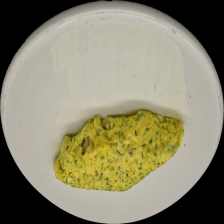
#> input picture data/imagenes_alineadas_Transformaciones_Controladas/Omelette/chef/chef_version_1_cleaned_morph_aligned.png, 224 x 224 px, found by its file name
$ python mapa_calor.py
#> lines starting #> are read from the running program, lines starting #| are printed output that depends on the picture; after the words box and inside, x2 and y2 are one past the last pixel; in counts of white or black regions, pixels touching at a corner belong together
import cv2
import numpy as np
import os
from skimage.metrics import structural_similarity as ssim

def generar_diagnostico_final_sin_centroide(path_chef, path_alumno):
    # Cargar las imágenes ya filtradas y segmentadas
    img_chef = cv2.imread(path_chef)
#> img_chef is the input picture: shape (224, 224, 3); mean B, G, R 109.9, 133.8, 138.1
    img_alumno = cv2.imread(path_alumno)
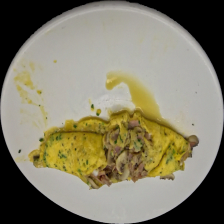
#> input picture data/imagenes_alineadas_Transformaciones_Controladas/Omelette/feo/feo_version_1_cleaned_morph_aligned.png, 224 x 224 px, found by its file name
#> img_alumno is the input picture: shape (224, 224, 3); mean B, G, R 104.8, 125.7, 130.8

    if img_chef is None or img_alumno is None:
        print("Error en las rutas. Verifica los nombres de archivos.")
        return

    # Convertir a gris (necesario para SSIM)
    gray_chef = cv2.cvtColor(img_chef, cv2.COLOR_BGR2GRAY)
    gray_alumno = cv2.cvtColor(img_alumno, cv2.COLOR_BGR2GRAY)

    # Calcular SSIM (Similitud Estructural)
    score, diff = ssim(gray_chef, gray_alumno, full=True)
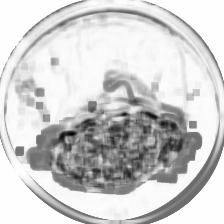
#> diff: shape (224, 224) float64; min -0.753, max 1, mean 0.666; drawn with min black and max white
#> score = 0.653
    diff = (diff * 255).astype("uint8")
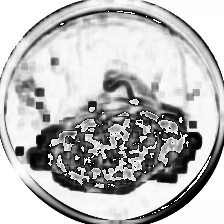
#> diff: shape (224, 224); min 0, max 255, mean 186.1

    # Crear máscara de errores (donde la comida no coincide)

    # --- AJUSTE DE SENSIBILIDAD ---
    # Bajamos el umbral a 100 para asegurar que se detecten diferencias
    _, thresh = cv2.threshold(diff, 100, 255, cv2.THRESH_BINARY_INV)
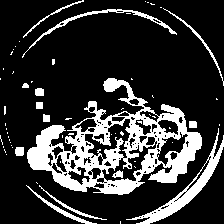
#> thresh: shape (224, 224); 20.6% white; 62 white regions (48 under 20 px), largest, box (x1, y1, x2, y2) and area: (27, 78, 202, 195) 7302, (126, 128, 224, 224) 1232, (22, 9, 177, 58) 486

    # Limpiamos píxeles negros del fondo para que no cuenten como error
    mask_comida = cv2.bitwise_or(gray_chef, gray_alumno)
    _, mask_binaria = cv2.threshold(mask_comida, 1, 255, cv2.THRESH_BINARY)
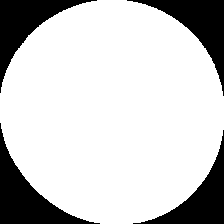
#> mask_binaria: shape (224, 224); 79.3% white; 4 black regions, box (x1, y1, x2, y2) and area: (0, 123, 100, 224) 2934, (127, 0, 224, 96) 2583, (0, 0, 97, 93) 2554, (133, 130, 224, 224) 2340
    thresh = cv2.bitwise_and(thresh, mask_binaria)
#> thresh: shape (224, 224); 18.5% white; 55 white regions (44 under 20 px), largest, box (x1, y1, x2, y2) and area: (27, 78, 202, 195) 7302, (126, 128, 219, 222) 793, (22, 9, 177, 58) 486

    # Mapa de calor sobre la imagen segmentada del alumno
    heatmap = cv2.applyColorMap(thresh, cv2.COLORMAP_JET)
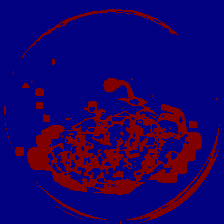
#> heatmap: shape (224, 224, 3); mean B, G, R 104.3, 0, 23.7
    diagnostico = cv2.addWeighted(img_alumno, 0.7, heatmap, 0.3, 0)
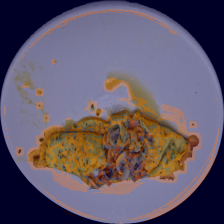
#> diagnostico: shape (224, 224, 3); mean B, G, R 104.6, 87.9, 98.7

    cv2.imshow("Diferencias Estructurales (Filtro Mediana + Seg)", thresh)
    cv2.imshow("Mapa de Calor de Errores Estructurales", diagnostico)

    print(f"--- Diagnóstico Visual ---")
    print(f"Puntaje de Similitud Estructural (SSIM Global): {score:.4f}")
#| Puntaje de Similitud Estructural (SSIM Global): 0.6528

    cv2.waitKey(0)
    cv2.destroyAllWindows()

base = "/home/jaqueline/Documentos/proyecto-integrador/frames/imagenes_alineadas_Transformaciones_Controladas/Filter_Median/Omelette"

p_chef = os.path.join(base, "chef/chef_version_1_cleaned_morph_aligned.png")
p_bueno = os.path.join(base, "feo/feo_version_1_cleaned_morph_aligned.png")

generar_diagnostico_final_sin_centroide(p_chef, p_bueno)
